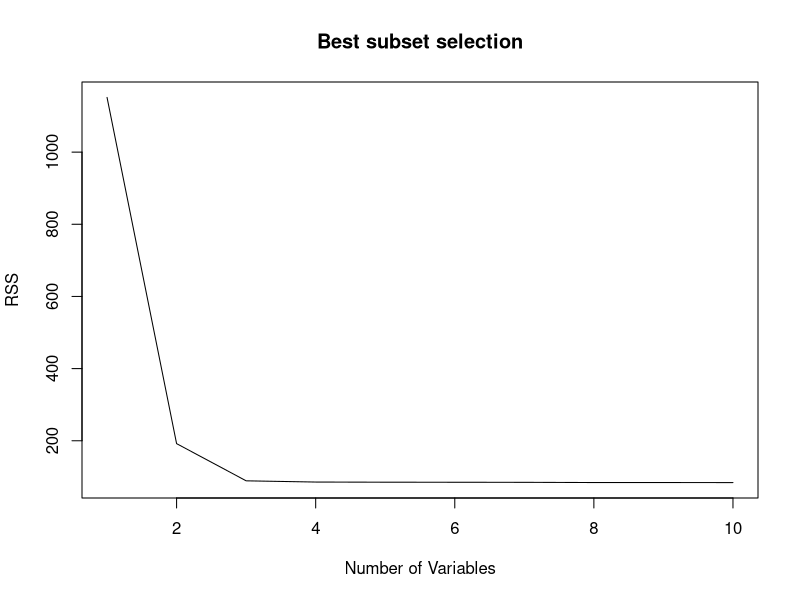
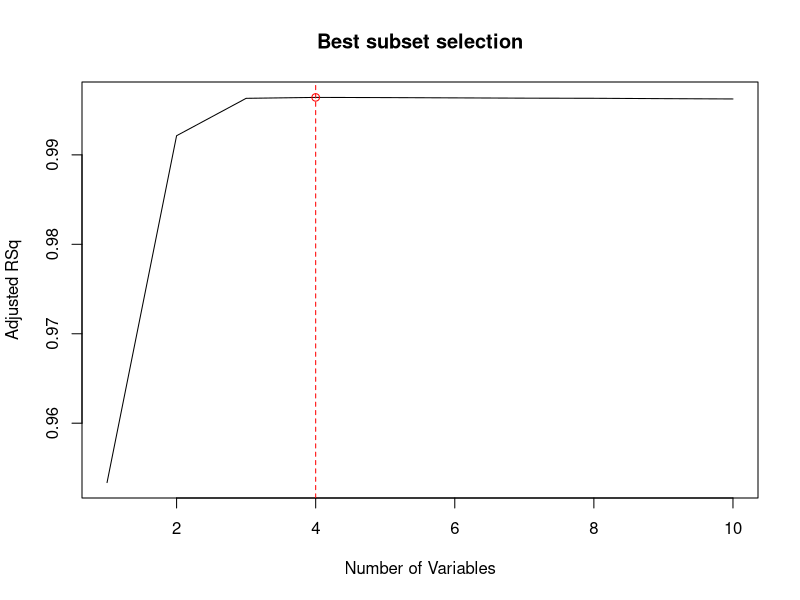
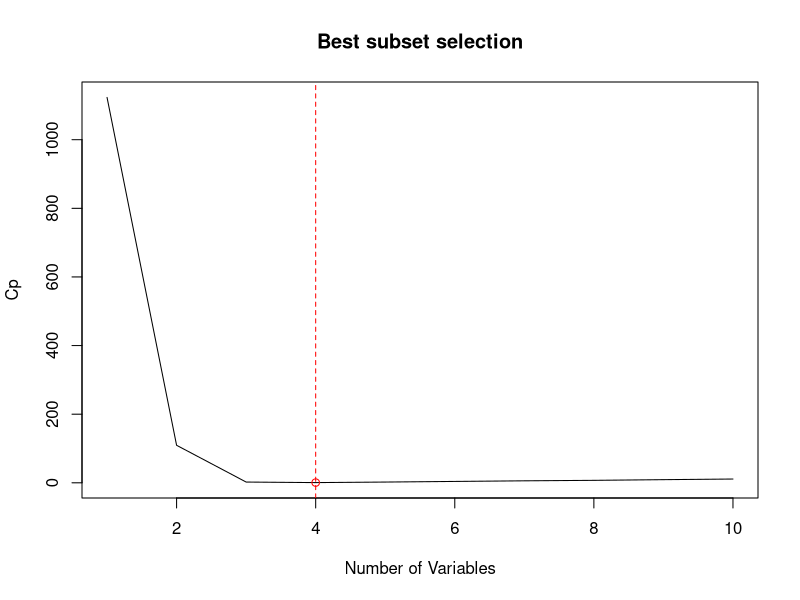
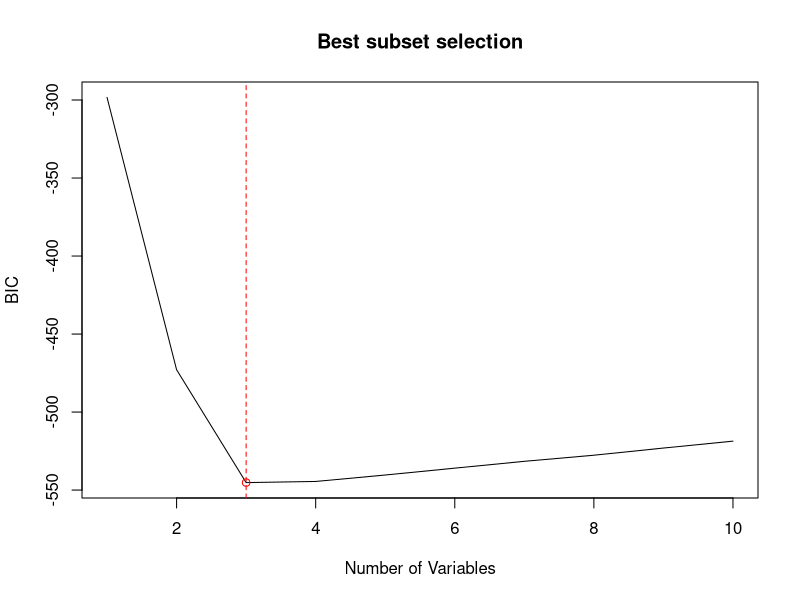
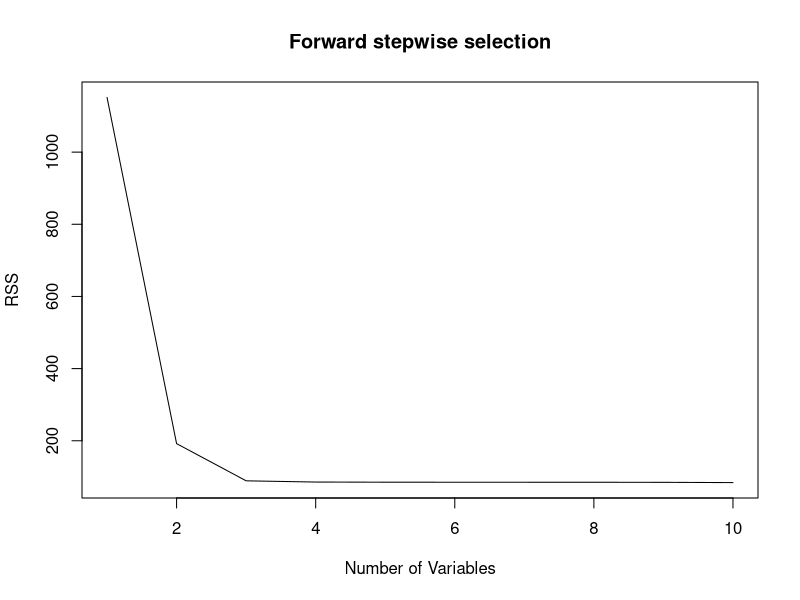
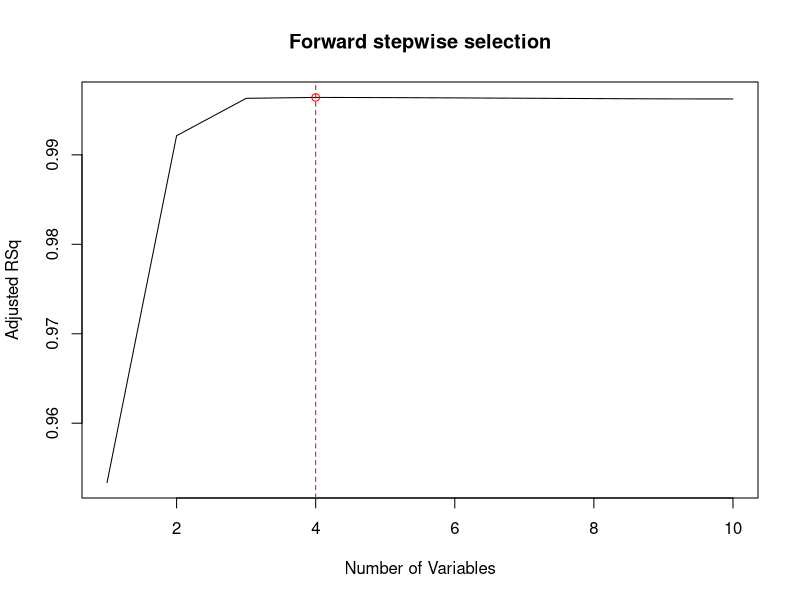
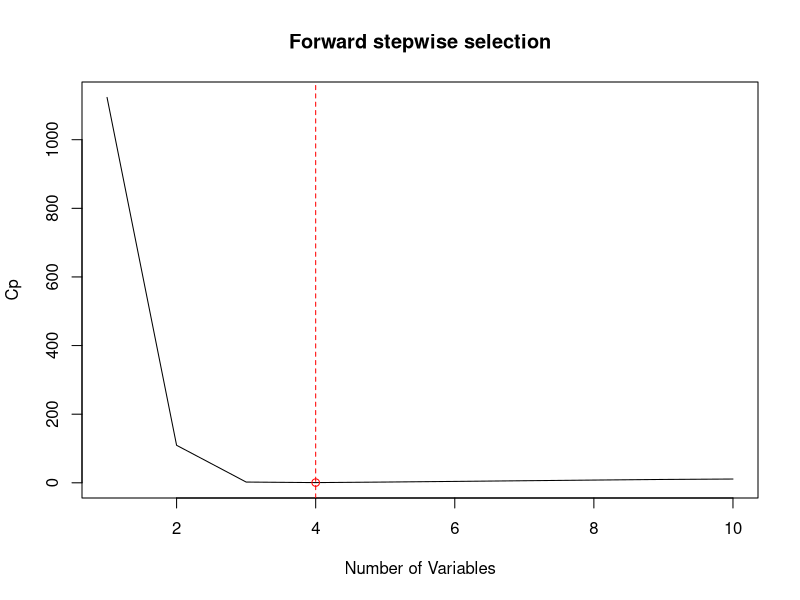
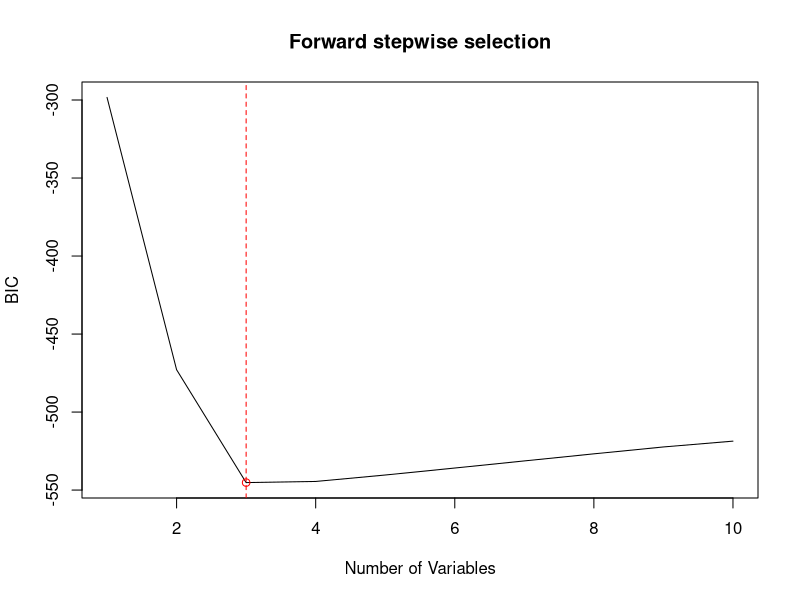

The R source for these figures, in order:
# (a)
set.seed(1)
X = rnorm(100, mean = 0, sd = 1)
e = rnorm(100, mean = 0, sd = 1)
# (b)
beta0 = 1
beta1 = 2
beta2 = 3
beta3 = 5
Y = beta0 + beta1*X + beta2*X^2 + beta3*X^3 + e
# (c)
# create a single data set containing both X and Y 
simulatedData = data.frame(
  response = Y,
  X_1 = X,
  X_2 = X^2,
  X_3 = X^3,
  X_4 = X^4,
  X_5 = X^5,
  X_6 = X^6,
  X_7 = X^7,
  X_8 = X^8,
  X_9 = X^9,
  X_10 = X^10,
  stringsAsFactors = FALSE
)
str(simulatedData) # Get the structure of the data frame.
library(leaps)
# perform best subset selection, using 10 predictors
regfit.full = regsubsets(response~.,simulatedData,nvmax = 10)
reg.summary = summary(regfit.full)
# RSS
plot(reg.summary$rss,main="Best subset selection",xlab="Number of Variables",ylab="RSS",type = "l")
# Adjusted RSq
plot(reg.summary$adjr2,main="Best subset selection",xlab="Number of Variables",ylab="Adjusted RSq",type = "l")
abline(v=which.max(reg.summary$adjr2), lty=2, col="red")
points(which.max(reg.summary$adjr2),reg.summary$adjr2[which.max(reg.summary$adjr2)],col="red")
coef(regfit.full,which.max(reg.summary$adjr2))
# Cp
plot(reg.summary$cp,main="Best subset selection",xlab="Number of Variables",ylab="Cp",type = "l")
abline(v=which.min(reg.summary$cp), lty=2, col="red")
points(which.min(reg.summary$cp),reg.summary$cp[which.min(reg.summary$cp)],col="red")
coef(regfit.full,which.min(reg.summary$cp))
# BIC
plot(reg.summary$bic,main="Best subset selection",xlab="Number of Variables",ylab="BIC",type = "l")
abline(v=which.min(reg.summary$bic), lty=2, col="red")
points(which.min(reg.summary$bic),reg.summary$bic[which.min(reg.summary$bic)],col="red")
coef(regfit.full,which.min(reg.summary$bic))

# (d)
# perform forward stepwise selection, using 10 predictors
regfit.fwd = regsubsets(response~.,simulatedData,nvmax = 10,method = "forward")
reg.summary = summary(regfit.fwd)
# RSS
plot(reg.summary$rss,main="Forward stepwise selection",xlab="Number of Variables",ylab="RSS",type = "l")
# Adjusted RSq
plot(reg.summary$adjr2,main="Forward stepwise selection",xlab="Number of Variables",ylab="Adjusted RSq",type = "l")
abline(v=which.max(reg.summary$adjr2), lty=2, col="red")
points(which.max(reg.summary$adjr2),reg.summary$adjr2[which.max(reg.summary$adjr2)],col="red")
coef(regfit.fwd,which.max(reg.summary$adjr2))
# Cp
plot(reg.summary$cp,main="Forward stepwise selection",xlab="Number of Variables",ylab="Cp",type = "l")
abline(v=which.min(reg.summary$cp), lty=2, col="red")
points(which.min(reg.summary$cp),reg.summary$cp[which.min(reg.summary$cp)],col="red")
coef(regfit.fwd,which.min(reg.summary$cp))
# BIC
plot(reg.summary$bic,main="Forward stepwise selection",xlab="Number of Variables",ylab="BIC",type = "l")
abline(v=which.min(reg.summary$bic), lty=2, col="red")
points(which.min(reg.summary$bic),reg.summary$bic[which.min(reg.summary$bic)],col="red")
coef(regfit.fwd,which.min(reg.summary$bic))
# perform backward stepwise selection, using 10 predictors
regfit.bwd = regsubsets(response~.,simulatedData,nvmax = 10,method = "backward")
reg.summary = summary(regfit.bwd)
# RSS
plot(reg.summary$rss,main="Backward stepwise selection",xlab="Number of Variables",ylab="RSS",type = "l")
# Adjusted RSq
plot(reg.summary$adjr2,main="Backward stepwise selection",xlab="Number of Variables",ylab="Adjusted RSq",type = "l")
abline(v=which.max(reg.summary$adjr2), lty=2, col="red")
points(which.max(reg.summary$adjr2),reg.summary$adjr2[which.max(reg.summary$adjr2)],col="red")
coef(regfit.bwd,which.max(reg.summary$adjr2))
# Cp
plot(reg.summary$cp,main="Backward stepwise selection",xlab="Number of Variables",ylab="Cp",type = "l")
abline(v=which.min(reg.summary$cp), lty=2, col="red")
points(which.min(reg.summary$cp),reg.summary$cp[which.min(reg.summary$cp)],col="red")
coef(regfit.bwd,which.min(reg.summary$cp))
# BIC
plot(reg.summary$bic,main="Backward stepwise selection",xlab="Number of Variables",ylab="BIC",type = "l")
abline(v=which.min(reg.summary$bic), lty=2, col="red")
points(which.min(reg.summary$bic),reg.summary$bic[which.min(reg.summary$bic)],col="red")
coef(regfit.bwd,which.min(reg.summary$bic))
# (e)
library("glmnet")
x_lasso = model.matrix(response~., simulatedData)[,-1]
y_lasso = simulatedData$response
# alpha=1 is assumed by default, Lasso: Alpha = 1
cv.lasso <- cv.glmnet(x_lasso, y_lasso, nfolds = 10, parallel=TRUE, standardize=TRUE, type.measure='mse')
# plot(cv.lasso)
plot(cv.lasso$lambda, cv.lasso$cvm, main=expression(paste("Select ",lambda, ' with cross validation')),xlab=expression(lambda),ylab="Mean Cross-Validation Error", type = 'l')
abline(v=cv.lasso$lambda.min, lty=2, col="red")
points(cv.lasso$lambda.min, cv.lasso$cvm[which(cv.lasso$lambda==cv.lasso$lambda.min)],col="red")
plot(cv.lasso$glmnet.fit, xvar="lambda", main=expression(paste("Coefficients changes with ",lambda)),xlab=expression(paste('log ',lambda)),ylab="Coefficients of predictors")
abline(v=log(cv.lasso$lambda.min), lty=2, col="red")
cv.lasso$lambda.min
# cv.lasso$lambda.1se
coef(cv.lasso, s=cv.lasso$lambda.min)

# (f)
beta0 = 1
beta7 = 13
Y = beta0 + beta7*X^7 + e
# best subset selection
# create a single data set containing both X and Y 
simulatedData = data.frame(
  response = Y,
  X_1 = X,
  X_2 = X^2,
  X_3 = X^3,
  X_4 = X^4,
  X_5 = X^5,
  X_6 = X^6,
  X_7 = X^7,
  X_8 = X^8,
  X_9 = X^9,
  X_10 = X^10,
  stringsAsFactors = FALSE
)
str(simulatedData) # Get the structure of the data frame.
library(leaps)
# perform best subset selection, using 10 predictors
regfit.full = regsubsets(response~.,simulatedData,nvmax = 10)
reg.summary = summary(regfit.full)
# RSS
plot(reg.summary$rss,main="Best subset selection",xlab="Number of Variables",ylab="RSS",type = "l")
# Adjusted RSq
plot(reg.summary$adjr2,main="Best subset selection",xlab="Number of Variables",ylab="Adjusted RSq",type = "l")
abline(v=which.max(reg.summary$adjr2), lty=2, col="red")
points(which.max(reg.summary$adjr2),reg.summary$adjr2[which.max(reg.summary$adjr2)],col="red")
coef(regfit.full,which.max(reg.summary$adjr2))
# Cp
plot(reg.summary$cp,main="Best subset selection",xlab="Number of Variables",ylab="Cp",type = "l")
abline(v=which.min(reg.summary$cp), lty=2, col="red")
points(which.min(reg.summary$cp),reg.summary$cp[which.min(reg.summary$cp)],col="red")
coef(regfit.full,which.min(reg.summary$cp))
# BIC
plot(reg.summary$bic,main="Best subset selection",xlab="Number of Variables",ylab="BIC",type = "l")
abline(v=which.min(reg.summary$bic), lty=2, col="red")
points(which.min(reg.summary$bic),reg.summary$bic[which.min(reg.summary$bic)],col="red")
coef(regfit.full,which.min(reg.summary$bic))

# lasso
library("glmnet")
x_lasso = model.matrix(response~., simulatedData)[,-1]
y_lasso = simulatedData$response
cv.lasso <- cv.glmnet(x_lasso, y_lasso, nfolds = 10, parallel=TRUE, standardize=TRUE, type.measure='mse')
# plot(cv.lasso)
plot(cv.lasso$lambda, cv.lasso$cvm, main=expression(paste("Select ",lambda, ' with cross validation')),xlab=expression(lambda),ylab="Mean Cross-Validation Error", type = 'l')
abline(v=cv.lasso$lambda.min, lty=2, col="red")
points(cv.lasso$lambda.min, cv.lasso$cvm[which(cv.lasso$lambda==cv.lasso$lambda.min)],col="red")
plot(cv.lasso$glmnet.fit, xvar="lambda", main=expression(paste("Coefficients changes with ",lambda)),xlab=expression(paste('log ',lambda)),ylab="Coefficients of predictors")
abline(v=log(cv.lasso$lambda.min), lty=2, col="red")
cv.lasso$lambda.min
# cv.lasso$lambda.1se
coef(cv.lasso, s=cv.lasso$lambda.min)
